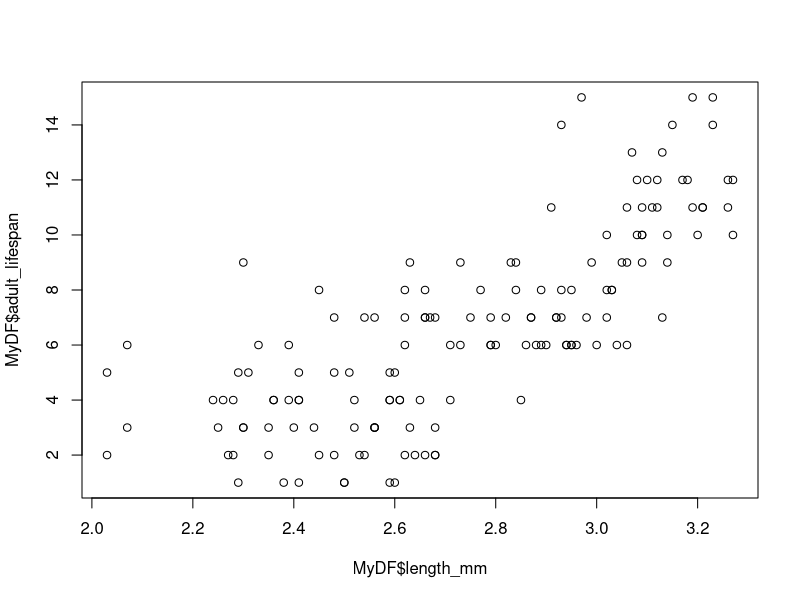
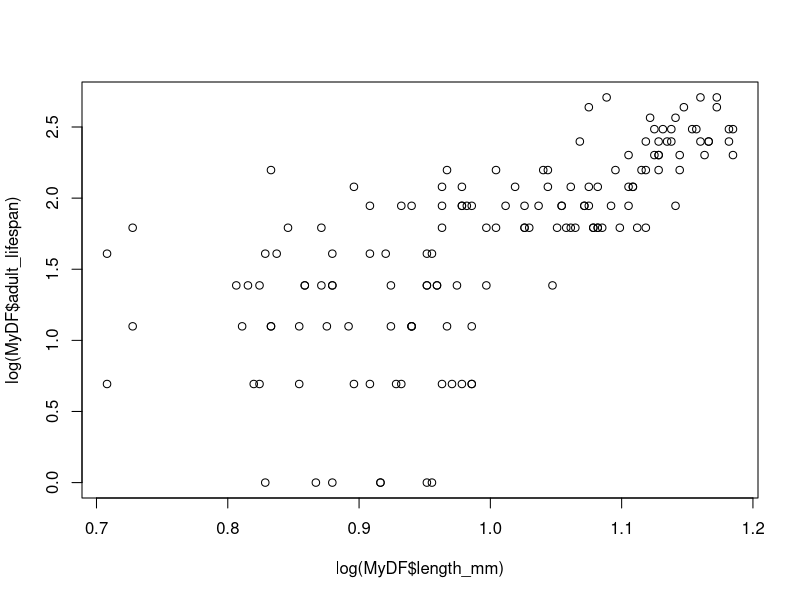
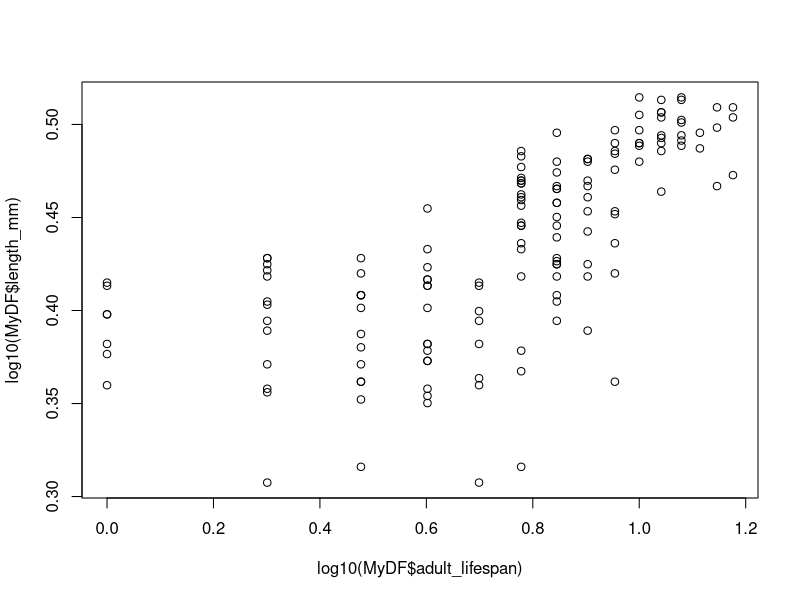
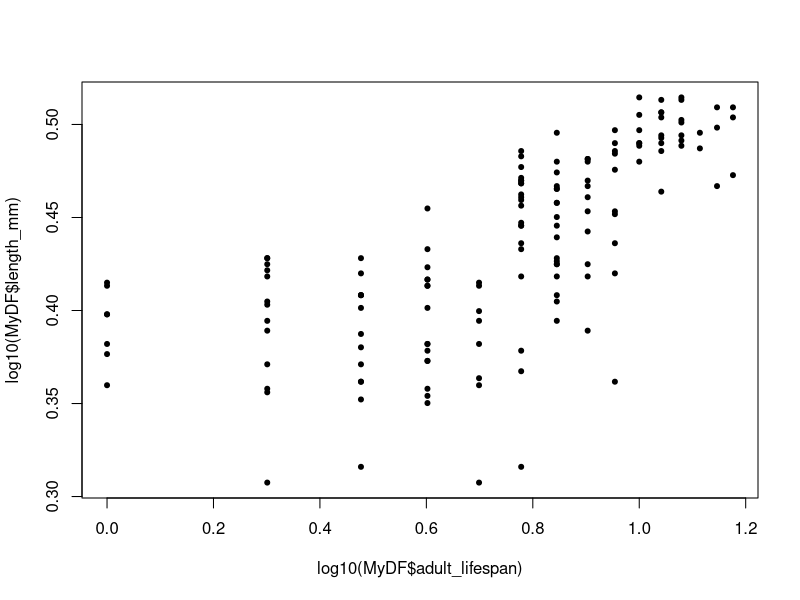
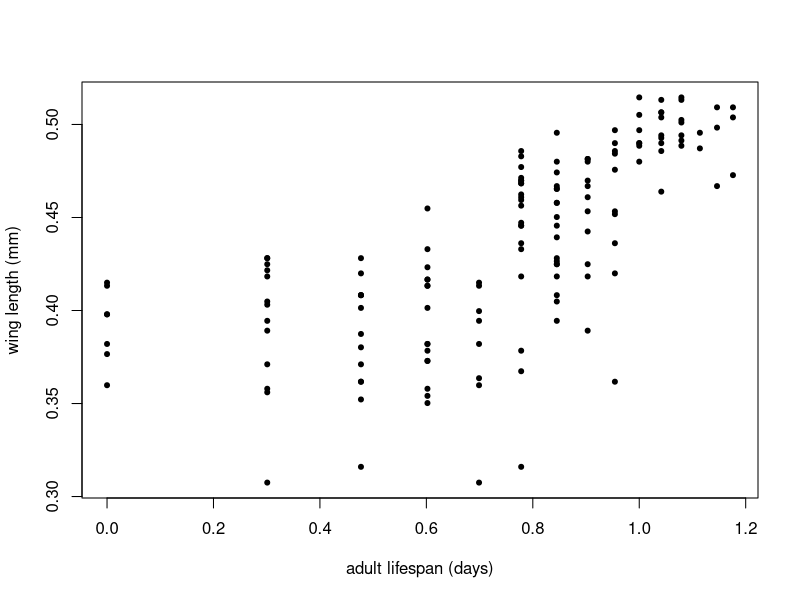
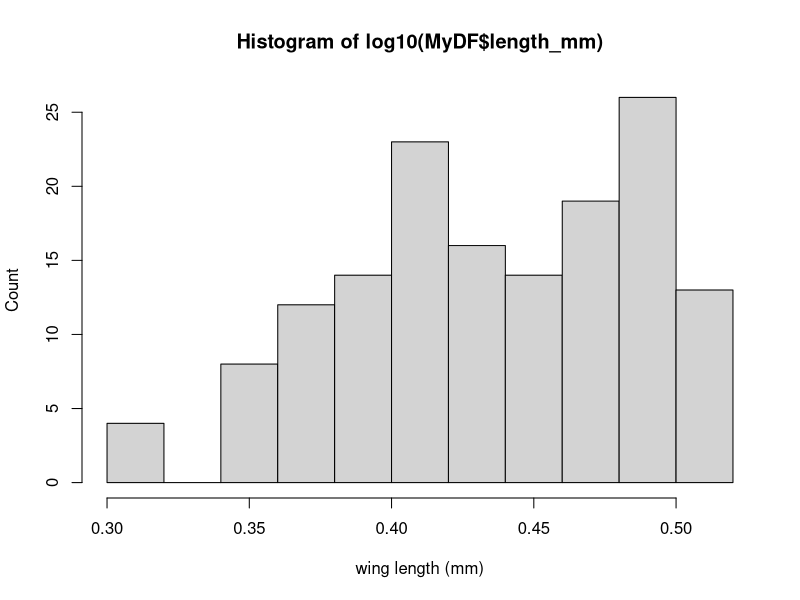
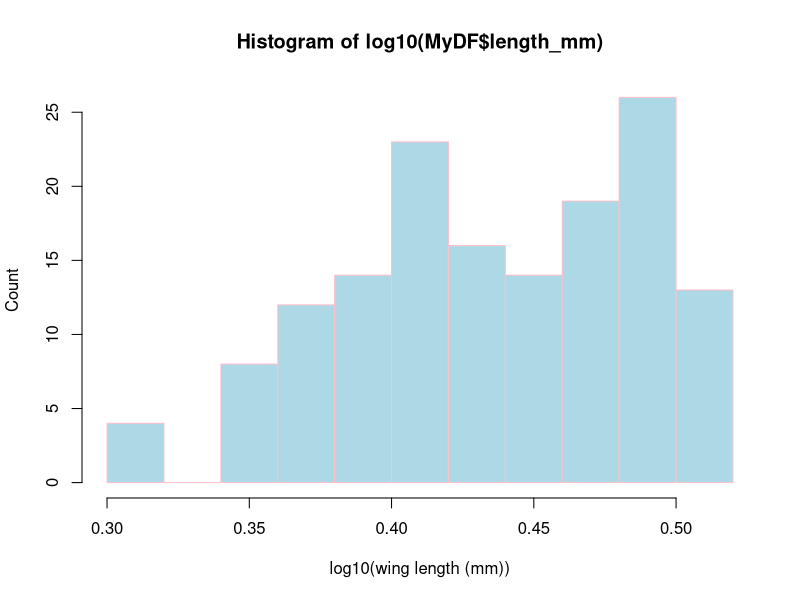
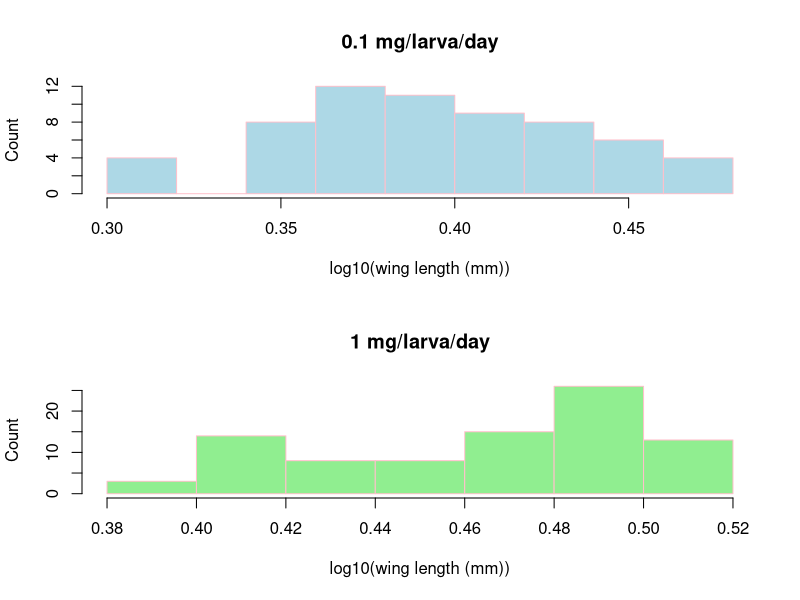

The R script that drew these images, in order:

require('tidyverse')

#%%%%%%%%%%%%%%%%%%%%%%%%%%%%%%%%%%%%%%%%%%%%%%%%%%%%%%%%%%%%%%%%%%%%%%%%%%%%%%%%
#%%                  Data exploration with basic plotting 

setwd("~/Desktop")

MyDF <- read.csv('traitdata_Huxleyetal_2021.csv',stringsAsFactors = TRUE)

dim(MyDF) #check the size of the data frame you loaded
str(MyDF)
head(MyDF)

require(tidyverse)
dplyr::glimpse(MyDF)

# Let's define temp and food level as factors. We'll need this for later
MyDF$temp            <- as.factor(MyDF$temp) 
MyDF$food_level      <- as.factor(MyDF$food_level) 

str(MyDF)

par(mfrow=c(1,1))

plot(MyDF$length_mm, MyDF$adult_lifespan)

plot(log(MyDF$length_mm),log(MyDF$adult_lifespan))

plot(log10(MyDF$adult_lifespan),log10(MyDF$length_mm))

plot(log10(MyDF$adult_lifespan),log10(MyDF$length_mm), pch = 20)

plot(log10(MyDF$adult_lifespan),log10(MyDF$length_mm), xlab = 'adult lifespan (days)', ylab = 'wing length (mm)', pch = 20)


hist(log10(MyDF$length_mm), xlab = 'wing length (mm)', ylab = "Count")

hist(log10(MyDF$length_mm),xlab="log10(wing length (mm))",ylab="Count", 
     col = "lightblue", border = "pink") # Change bar and borders colors

MyDF_lowfood <-  subset(MyDF, food_level == '0.1')
MyDF_highfood <- subset(MyDF, food_level == '1')

graphics.off()

#%%%%%%%%%%%%%%%%%

par(mfcol=c(2,1)) #initialize multi-paneled plot
par(mfg = c(1,1)) # specify which sub-plot to use first 
hist(log10(MyDF_lowfood$length_mm), # low-histogram
     xlab = "log10(wing length (mm))", ylab = "Count", col = "lightblue", border = "pink", 
     main = '0.1 mg/larva/day') # Add title
par(mfg = c(2,1)) # Second sub-plot
hist(log10(MyDF_highfood$length_mm), xlab="log10(wing length (mm))",
     ylab="Count", col = "lightgreen", border = "pink", main = '1 mg/larva/day')


#%%%%%%%%%%%%%%%%%%%

par(mfrow=c(1,1)) #initialize multi-paneled plot
hist(log10(MyDF_lowfood$length_mm), # high-food histogram
     xlab="log10(wing length (mm))", ylab="Count", 
     col = rgb(1, 0, 0, 0.5), # Note 'rgb', fourth value is transparency
     main = "Larval food-level size overlap") 
hist(log10(MyDF_highfood$length_mm), col = rgb(0, 0, 1, 0.5), add = T) # Plot high food
legend('topleft',c('0.1','1'),   # Add legend
       fill=c(rgb(1, 0, 0, 0.5), rgb(0, 0, 1, 0.5))) # Define legend colors


#%%%%%%%%%%%%%%%%%%

boxplot(log10(MyDF$length_mm), xlab = "", ylab = "log10(wing length (mm))", main = "Wing length")

boxplot(log(MyDF$length_mm) ~ MyDF$temp+MyDF$food_level, # Why the tilde?
        xlab = "temperature", ylab = "wing length (mm)",
        main = "Wing length by temperature")

#%%%%%%%%%%%%%%%%%%

graphics.off()

par(fig=c(0,0.8,0,0.8)) # specify figure size as proportion
plot(log(MyDF_lowfood$length_mm),log(MyDF_highfood$length_mm), xlab = "wing length (mm) at 0.1 mg", ylab = "wing length (mm) at 1 mg") # Add labels
par(fig=c(0,0.8,0.4,1), new=TRUE)
boxplot(log(MyDF_lowfood$length_mm), horizontal=TRUE, axes=FALSE)
par(fig=c(0.55,1,0,0.8),new=TRUE)
boxplot(log(MyDF_highfood$length_mm), axes=FALSE)
mtext("Fancy scatterplot of wing length by larval food level", side=3, outer=TRUE, line=-3)

par(fig=c(0,0.8,0,0.8))
pdf("larvalfoodwing.pdf", # Open blank pdf page using a relative path
    11.7, 8.3) # These numbers are page dimensions in inches
hist(log(MyDF_lowfood$length_mm), # Plot predator histogram (note 'rgb')
     xlab="wing length (mm)", ylab="Count", col = rgb(1, 0, 0, 0.5), main = "Overlap in wing length by larval food level") 
hist(log(MyDF_highfood$length_mm), # Plot prey weights
     col = rgb(0, 0, 1, 0.5), 
     add = T)  # Add to same plot = TRUE
legend('topleft',c('0.1 mg/larva/day','1 mg/larva/day'), # Add legend
       fill=c(rgb(1, 0, 0, 0.5), rgb(0, 0, 1, 0.5))) 

graphics.off() # you can also use dev.off()


# Quick plotting with qplot

require(ggplot2)

MyDF <- subset(MyDF, length_mm != 'NA') # omit individuals that did not survive to adulthood (i.e. wing length = NA)

qplot(length_mm, adult_lifespan, data = MyDF)
qplot(log(length_mm), log(adult_lifespan), data = MyDF)
qplot(log(length_mm), log(adult_lifespan), col=food_level, data = MyDF)
qplot(log(length_mm), log(adult_lifespan), col=food_level, data = MyDF,asp = 1)
qplot(log(length_mm), log(adult_lifespan), shape=food_level, data = MyDF,asp = 1)
qplot(log(length_mm), log(adult_lifespan), col=food_level,alpha=I(0.5), data = MyDF,asp = 1)

qplot(temp, log(length_mm), geom = 'boxplot', data = MyDF)

pdf("MyFirst-ggplot2-Figure.pdf")
print(qplot(length_mm, adult_lifespan, data = MyDF,log="xy",
            main = "Relationship between wing length and adult lifespan", 
            xlab = "log(wing length) (mm)", 
            ylab = "log(adult lifespan) (days)") + theme_bw())
dev.off()


# Advanced plotting: ggplot

p <- ggplot(MyDF, aes(x = log(length_mm),
                      y = log(adult_lifespan),
                      colour = food_level))

q <- p + geom_point()
  
q <- p + geom_point(size=I(2), shape=I(10)) +
  theme_bw() + # make the background white
  theme(aspect.ratio=1)

q + theme(legend.position = "none") + theme(aspect.ratio=1)

p <- ggplot(MyDF, aes(x = log(length_mm/adult_lifespan), fill = food_level )) + geom_density()
p

p <- p + geom_density(alpha=0.5)
